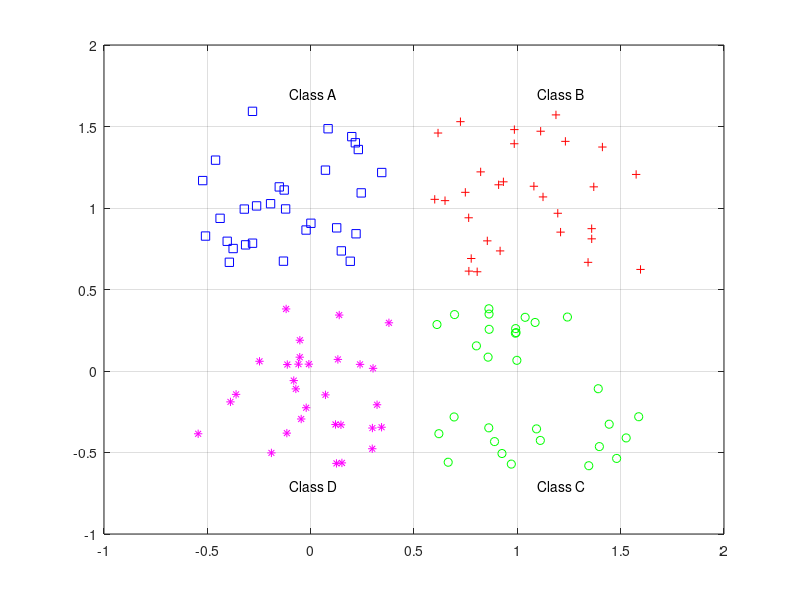

This chart was generated by the following MATLAB code: (Note: this script raises an error after producing the figure.)
%%

close all, clear all, clc
% number of samples of each class
K = 30;
% define classes
q = .6; % offset of classes
A = [rand(1,K)-q; rand(1,K)+q];
B = [rand(1,K)+q; rand(1,K)+q];
C = [rand(1,K)+q; rand(1,K)-q];
D = [rand(1,K)-q; rand(1,K)-q];
% plot classes
plot(A(1,:),A(2,:),'bs')
hold on
grid on
plot(B(1,:),B(2,:),'r+')
plot(C(1,:),C(2,:),'go')
plot(D(1,:),D(2,:),'m*')
% text labels for classes
text(.5-q,.5+2*q,'Class A')
text(.5+q,.5+2*q,'Class B')
text(.5+q,.5-2*q,'Class C')
text(.5-q,.5-2*q,'Class D')
% define output coding for classes. This coding is used for visualizations purposes.
a = [0 1]';
b = [1 1]';
c = [1 0]';
d = [0 0]';

%%

P = [A B C D];
% define targets
T = [repmat(a,1,length(A)) repmat(b,1,length(B)) ... % repmat: Replicate and tile an array
repmat(c,1,length(C)) repmat(d,1,length(D)) ];
plotpv(P,T);

%%

net = perceptron;

%%

% To see the adaptation you need to look at the plot while the code is running
E = 1;
net.adaptParam.passes = 1;
linehandle = plotpc(net.IW{1},net.b{1});
n = 0;
while (sse(E) & n<1000) % sse: Sum squared error or mae: mean absolute error
n = n+1;
[net,Y,E] = adapt(net,P,T);
linehandle = plotpc(net.IW{1},net.b{1},linehandle);
drawnow;
pause(3); % 3 seconds pause
end
% show perceptron structure
view(net);

%%

% For example, classify an input vector of [0.7; 1.2]
p = [0.7; 1.2]
y = net(p)
% compare response with output coding (a,b,c,d)